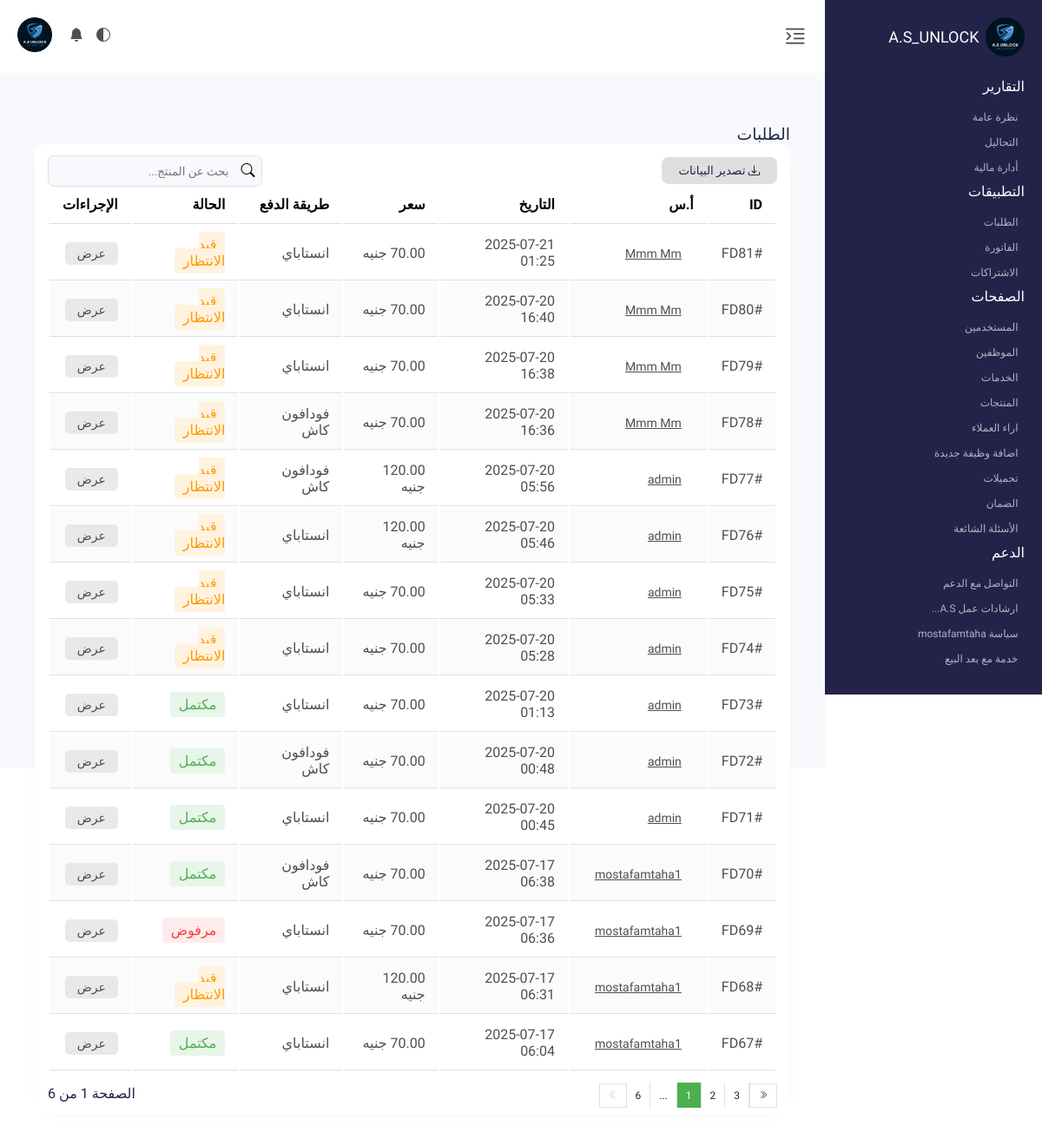
The page /admin/orders.php on the database its author committed.
### tables this page shows
CREATE TABLE `orders` (
  `id` int(11) NOT NULL,
  `user_id` int(11) NOT NULL,
  `product_id` int(11) NOT NULL,
  `plan_id` int(11) NOT NULL,
  `payment_method` enum('vodafone_cash','instapay') NOT NULL,
  `phone_number` varchar(20) NOT NULL,
  `email` varchar(255) NOT NULL,
  `subscription_email` varchar(255) DEFAULT NULL,
  `receipt_image` varchar(255) DEFAULT NULL,
  `amount` decimal(10,2) NOT NULL,
  `status` enum('pending','verified','completed','rejected') DEFAULT 'pending',
  `created_at` datetime NOT NULL DEFAULT current_timestamp(),
  `updated_at` datetime DEFAULT NULL ON UPDATE current_timestamp()
);

CREATE TABLE `users` (
  `id` int(11) NOT NULL,
  `name` varchar(100) DEFAULT NULL,
  `email` varchar(100) NOT NULL,
  `password` varchar(255) DEFAULT NULL,
  `google_id` varchar(255) DEFAULT NULL,
  `avatar` varchar(255) DEFAULT NULL,
  `created_at` timestamp NOT NULL DEFAULT current_timestamp(),
  `phone` varchar(20) DEFAULT NULL,
  `verified` tinyint(1) DEFAULT 0,
  `banned` tinyint(1) NOT NULL DEFAULT 0
);

### admin/orders.php (the view, shortened to what this page needs)
<?php
require_once '../includes/config.php';
$items_per_page = 15;
$page = isset($_GET['page']) ? (int)$_GET['page'] : 1;
$offset = ($page - 1) * $items_per_page;
$total_query = "SELECT COUNT(*) as total FROM orders";
$total_stmt = $pdo->query($total_query);
$total_orders = $total_stmt->fetch(PDO::FETCH_ASSOC)['total'];
$total_pages = ceil($total_orders / $items_per_page);
$query = "SELECT o.*, u.name as user_name
          FROM orders o
          JOIN users u ON o.user_id = u.id
          ORDER BY o.created_at DESC
          LIMIT :limit OFFSET :offset";
$stmt = $pdo->prepare($query);
$stmt->bindParam(':limit', $items_per_page, PDO::PARAM_INT);
$stmt->bindParam(':offset', $offset, PDO::PARAM_INT);
$stmt->execute();
$orders = $stmt->fetchAll(PDO::FETCH_ASSOC);
?>
<!DOCTYPE html>
<html dir="rtl" lang="ar">
<head>
    <link rel="stylesheet" href="https://cdn.jsdelivr.net/npm/bootstrap-icons@1.13.1/font/bootstrap-icons.min.css">
    <link rel="stylesheet" href="../assets/css/dashboard.css">
    <link rel="stylesheet" href="../assets/css/orders.css">
    <link rel="stylesheet" href="../assets/css/dark-mode.css">
</head>
<body>
    <header class="header" id="mainHeader">
        <div class="logo"><img src="../assets/image/favicon.ico" alt="Not Found Logo" loading="lazy">
            <h1>A.S_UNLOCK</h1>
        </div>
        <nav class="navber">
            <div class="un-order-list-sect">
                <span class="un-title">التقارير</span>
                <ul class="sect">
                    <li><a href="#">نظرة عامة</a></li>
                    <li><a href="#">التحاليل</a></li>
                    <li><a href="#">أدارة مالية</a></li>
                </ul>
            </div>
            <div class="un-order-list-app">
                <span class="un-title">التطبيقات</span>
                <ul class="app">
                    <li><a href="#">الطلبات</a></li>
                    <li><a href="#">الفاتورة</a></li>
                    <li><a href="#">الاشتراكات</a></li>
                </ul>
            </div>
            <div class="un-order-list-page">
                <span class="un-title">الصفحات</span>
                <ul class="page">
                    <li><a href="./users.php">المستخدمين</a></li>
                    <li><a href="#">الموظفين</a></li>
                    <li><a href="#">الخدمات</a></li>
                    <li><a href="products.php">المنتجات</a></li>
                    <li><a href="#">اراء العملاء</a></li>
                    <li><a href="#">اضافة وظيفة جديدة</a></li>
                    <li><a href="download.php">تحميلات</a></li>
                    <li><a href="#">الضمان</a></li>
                    <li><a href="#">الأسئلة الشائعة</a></li>
                </ul>
            </div>
            <div class="un-order-list-spp">
                <span class="un-title">الدعم</span>
                <ul class="spp">
                    <li><a href="#">التواصل مع الدعم</a></li>
                    <li><a href="#">ارشادات عمل A.S...</a></li>
                    <li><a href="#">سياسة mostafamtaha</a></li>
                    <li><a href="#">خدمة مع بعد البيع</a></li>
                </ul>
            </div>
        </nav>
    </header>
    <main class="main-content">
        <div class="header-top">
            <div class="ht-sei">
                <div class="flex-pro-net">
                    <div class="logo-profile"><img src="../assets/image/favicon.ico" alt="Not Image Profile" loading="lazy" id="profileImage"></div>
                    <ul class="qu">
                        <li class="dark-mode-toggle"><a href="#"><svg xmlns="http://www.w3.org/2000/svg" width="16" height="16" fill="currentColor" class="bi bi-circle-half" viewBox="0 0 16 16"><path d="M8 15A7 7 0 1 0 8 1zm0 1A8 8 0 1 1 8 0a8 8 0 0 1 0 16" /></svg></a></li>
                        <li><a href="#"><svg xmlns="http://www.w3.org/2000/svg" width="16" height="16" fill="currentColor" class="bi bi-bell-fill" viewBox="0 0 16 16"><path d="M8 16a2 2 0 0 0 2-2H6a2 2 0 0 0 2 2m.995-14.901a1 1 0 1 0-1.99 0A5 5 0 0 0 3 6c0 1.098-.5 6-2 7h14c-1.5-1-2-5.902-2-7 0-2.42-1.72-4.44-4.005-4.901" /></svg></a></li>
                    </ul>
                </div>
                <div class="flex-se">
                    <ul>
                        <li>
                            <button class="toggle-menu" aria-label="Toggle Menu">
                                <i class="bi bi-text-indent-left"></i>
                            </button>
                        </li>
                    </ul>
                </div>
            </div>
        </div>
        <section class="product">
            <div class="contanier">
                <h3>الطلبات</h3>
                <div class="detail-order">
                    <div class="function-top-flex">
                        <div class="flex-top">
                            <div class="function-flex-right" style="position: relative;">
                                <button id="exportBtn" class="btn-export"><i class="bi bi-download"></i> تصدير البيانات</button>
                            </div>
                            <div class="function-flex-left">
                                <label for="search-table-product">
                                    <i class="bi bi-search"></i>
                                    <input type="search" name="search-table-product" id="search-table-product" placeholder="بحث عن المنتج...">
                                </label>
                            </div>
                        </div>
                        <div class="prod-table">
                            <table>
                                <thead>
                                    <tr>
                                        <th>ID</th>
                                        <th>أ.س</th>
                                        <th>التاريخ</th>
                                        <th>سعر</th>
                                        <th>طريقة الدفع</th>
                                        <th>الحالة</th>
                                        <th>الإجراءات</th>
                                    </tr>
                                </thead>
                                <tbody>
                                    <?php foreach ($orders as $order): ?>
                                    <tr>
                                        <td>#FD<?php echo str_pad($order['id'], 2, '0', STR_PAD_LEFT); ?></td>
                                        <td><a class="users" href="users.php?id=<?php echo $order['user_id']; ?>"><?php echo htmlspecialchars($order['user_name']); ?></a></td>
                                        <td><?php echo date('Y-m-d H:i', strtotime($order['created_at'])); ?></td>
                                        <td><?php echo number_format($order['amount'], 2); ?> جنيه</td>
                                        <td>
                                            <?php
                                            if ($order['payment_method'] == 'vodafone_cash') {
                                                echo 'فودافون كاش';
                                            } elseif ($order['payment_method'] == 'instapay') {
                                                echo 'انستاباي';
                                            }
                                            ?>
                                        </td>
                                        <td>
                                            <span class="status-<?php echo $order['status']; ?>">
                                                <?php
                                                switch ($order['status']) {
                                                    case 'pending':
                                                        echo 'قيد الانتظار';
                                                        break;
                                                    case 'completed':
                                                        echo 'مكتمل';
                                                        break;
                                                    case 'rejected':
                                                        echo 'مرفوض';
                                                        break;
                                                }
                                                ?>
                                            </span>
                                        </td>
                                        <td><a href="order_details.php?id=<?php echo $order['id']; ?>">عرض</a></td>
                                    </tr>
                                    <?php endforeach; ?>
                                </tbody>
                            </table>
                        </div>
                        <div class="switch">
                            <div class="row-jus">
                                <div>
                                    <?php if ($page > 1): ?>
                                        <a href="?page=1"><i class="bi bi-chevron-double-left"></i></a>
                                    <?php else: ?>
                                        <i class="bi bi-chevron-double-left" style="color: #ccc;"></i>
                                    <?php endif; ?>
                                </div>
                                <div class="num">
                                    <?php
                                    $start_page = max(1, $page - 2);
                                    $end_page = min($total_pages, $page + 2);
                                    for ($i = $start_page; $i <= $end_page; $i++) {
                                        if ($i == $page) {
                                            echo '<span style="background-color: #4CAF50; color: white;">'.$i.'</span>';
                                        } else {
                                            echo '<span><a href="?page='.$i.'">'.$i.'</a></span>';
                                        }
                                    }
                                    if ($end_page < $total_pages) {
                                        if ($end_page < $total_pages - 1) {
                                            echo '<span>...</span>';
                                        }
                                        echo '<span><a href="?page='.$total_pages.'">'.$total_pages.'</a></span>';
                                    }
                                    ?>
                                </div>
                                <div>
                                    <?php if ($page < $total_pages): ?>
                                        <a href="?page=<?php echo $total_pages; ?>"><i class="bi bi-chevron-double-right"></i></a>
                                    <?php else: ?>
                                        <i class="bi bi-chevron-double-right" style="color: #ccc;"></i>
                                    <?php endif; ?>
                                </div>
                            </div>
                            <div class="row-page">
                                <p>الصفحة <span><?php echo $page; ?></span> من <span><?php echo $total_pages; ?></span></p>
                            </div>
                        </div>
                    </div>
                </div>
            </div>
        </section>
    </main>
</body>
</html>

### assets/css/orders.css (style rules this page uses)
:root { --br-primary-color: linear-gradient(90deg, #1976D2, #42A5F5); --br-color-h-p: #1976D2; --br-sacn-color: #23234a; --br-links-color: #495057; --br-border-color: #dfe1e5; --br-btn-padding: 7px 22px; --br-box-shadow: 0px 0px 0px 5px #1976d254; --br-dir-none: none; --br-font-w-text: 400; --br-matgin-width: 0 100px; }
.switch { display: flex; justify-content: space-between; align-items: center; margin-top: 15px; }
.switch .row-jus { display: flex; flex-direction: row-reverse; align-items: center; box-sizing: border-box; }
.switch .row-jus .bi { padding: 7.5px 10px; font-size: 10px; cursor: pointer; border: var(--br-border-color) 1px solid; }
.switch .row-jus .num span { cursor: pointer; padding: 7.5px 10px; font-size: 12px; border-right: var(--br-border-color) 1px solid; }
.product .contanier td { color: #495057; }
.product .contanier td a { font-size: 14px; color: #495057; }
.product .contanier td .users { background: none; text-decoration: underline; }
.status-pending { color: #FF9800; background-color: #FFF3E0; padding: 5px 10px; border-radius: 4px; }
.status-completed { color: #4CAF50; background-color: #E8F5E9; padding: 5px 10px; border-radius: 4px; }
.status-rejected { color: #F44336; background-color: #FFEBEE; padding: 5px 10px; border-radius: 4px; }

### rows shown on the page
orders: id "81", user.name "Mmm Mm", created_at "2025-07-21 01:25", payment_method "انستاباي", status "قيد الانتظار"
orders: id "80", user.name "Mmm Mm", created_at "2025-07-20 16:40", payment_method "انستاباي", status "قيد الانتظار"
orders: id "79", user.name "Mmm Mm", created_at "2025-07-20 16:38", payment_method "انستاباي", status "قيد الانتظار"
orders: id "78", user.name "Mmm Mm", created_at "2025-07-20 16:36", payment_method "فودافون كاش", status "قيد الانتظار"
orders: id "77", user.name "admin", created_at "2025-07-20 05:56", amount "120.00", payment_method "فودافون كاش", status "قيد الانتظار"
orders: id "76", user.name "admin", created_at "2025-07-20 05:46", amount "120.00", payment_method "انستاباي", status "قيد الانتظار"
orders: id "75", user.name "admin", created_at "2025-07-20 05:33", payment_method "انستاباي", status "قيد الانتظار"
orders: id "74", user.name "admin", created_at "2025-07-20 05:28", payment_method "انستاباي", status "قيد الانتظار"
orders: id "73", user.name "admin", created_at "2025-07-20 01:13", payment_method "انستاباي", status "مكتمل"
orders: id "72", user.name "admin", created_at "2025-07-20 00:48", payment_method "فودافون كاش", status "مكتمل"
orders: id "71", user.name "admin", created_at "2025-07-20 00:45", payment_method "انستاباي", status "مكتمل"
orders: id "70", user.name "mostafamtaha1", created_at "2025-07-17 06:38", payment_method "فودافون كاش", status "مكتمل"
orders: id "69", user.name "mostafamtaha1", created_at "2025-07-17 06:36", payment_method "انستاباي", status "مرفوض"
orders: id "68", user.name "mostafamtaha1", created_at "2025-07-17 06:31", amount "120.00", payment_method "انستاباي", status "قيد الانتظار"
orders: id "67", user.name "mostafamtaha1", created_at "2025-07-17 06:04", payment_method "انستاباي", status "مكتمل"

### other values the page prints
$total_pages "6"
$page "1"
